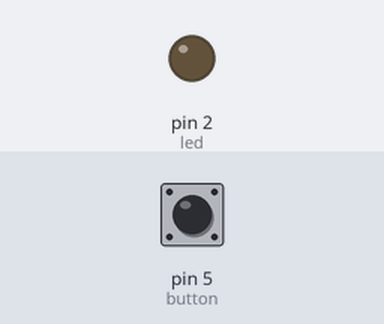
Bench run of a program on a simulated MicroPython board. Parts: output pins drawn as LEDs (lit = HIGH). Dashed ring = blinking. The test bench sets the inputs (shaded band); at power-on: pin 5 (button) HIGH.

Above: at 1.2 s.
1.3 s: pin 5 (button) pulled LOW for 1 s
At 1.45 s:
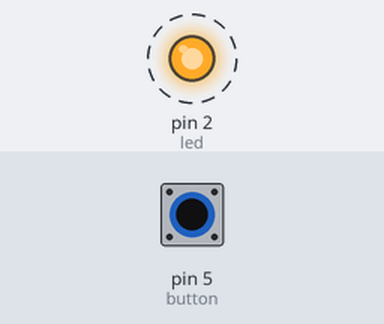
3.8 s: pin 5 (button) pulled LOW for 0.15 s
At 4.7 s:
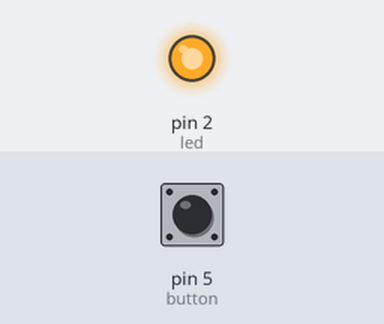
5.4 s: pin 5 (button) pulled LOW for 3.2 s
At 9.4 s:
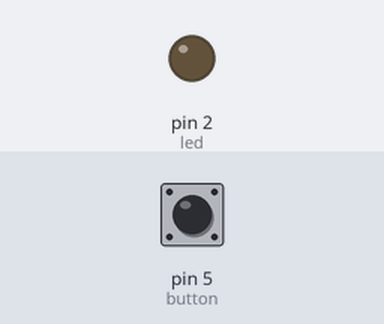
Timing chart, 0 to 10.9 s (numbered marks = the images above; inputs shaded):
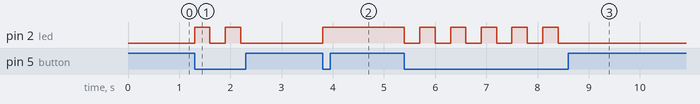

Measured:
- after the input at 1.3 s, pin 2 (led): alternates HIGH for 0.30 s and LOW for 0.30 s, 4 changes in all, then stays LOW, starting at once
- after the input at 3.8 s, pin 2 (led): LOW → HIGH at once
- after the input at 5.4 s, pin 2 (led): alternates HIGH for 0.30 s and LOW for 0.30 s, 11 changes in all, then stays LOW, starting at once

The program:

led_blink_button.py
```python
from machine import Pin
from time import sleep

led = Pin(2, Pin.OUT)
button = Pin(5, Pin.IN, Pin.PULL_UP)  # Using internal pull-up resistor

led_state = False  # Track LED state

while True:
    if button.value() == 0:  # Button is pressed
        led_state = not led_state  # Toggle LED state
        led.value(led_state)
        sleep(0.3)  # Debounce delay to prevent double toggling
```
